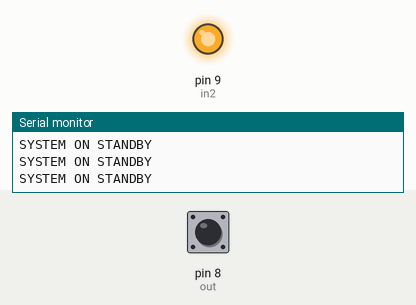
Simulated run of this sketch. Board: Arduino Uno, built with avr-gcc and run on an emulated ATmega328P. Parts: output pins drawn as LEDs (lit = HIGH), the last lines printed to the serial monitor. Dashed ring = blinking. Inputs (shaded band) come from the test bench; at power-on: pin 8 (out) LOW.

Above: at 1.2 s.
1.3 s: pin 8 (out) driven HIGH
At 2.0 s:
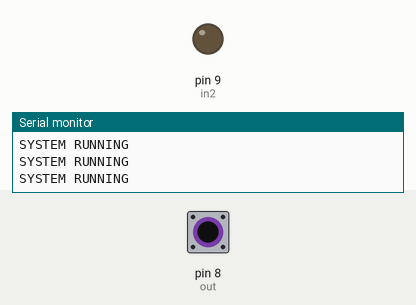
2.8 s: pin 8 (out) driven LOW
At 3.2 s:
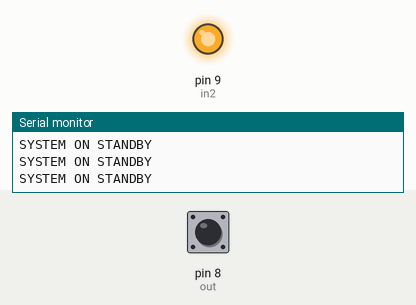
5.8 s: pin 8 (out) pulsed HIGH 2 times (0.12 s each, 0.3 s apart)
At 6.02 s:
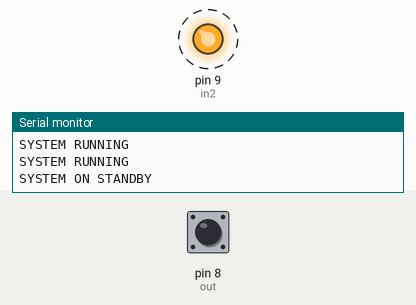
9.4 s: pin 8 (out) pulsed HIGH 2 times (0.12 s each, 0.3 s apart)
At 11.0 s:
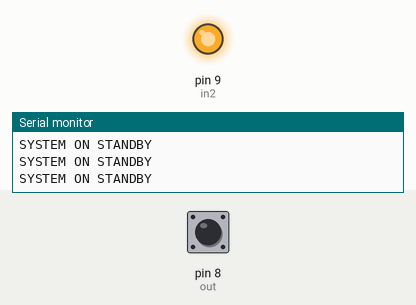
Timing chart, 0 to 12.5 s (numbered marks = the images above; inputs shaded):
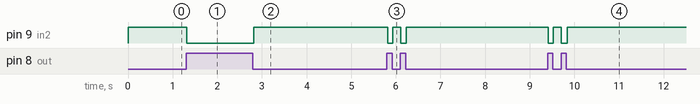

The sketch:

MotionSensorLightingCase.ino
```cpp
#define in2  9
#define out  8
void setup() {
pinMode(in2, OUTPUT);
pinMode(out, INPUT);
Serial.begin(9600);
}
void loop() {

  switch(digitalRead(out)){
    case HIGH:
      digitalWrite(in2, LOW);
      Serial.println("SYSTEM RUNNING");
      break;
    case LOW:
      digitalWrite(in2, HIGH);
      Serial.println("SYSTEM ON STANDBY");
      break;
  }
}
```

Measured:
- after the input at 1.3 s, pin 9 (in2): HIGH → LOW at once
- after the input at 2.8 s, pin 9 (in2): LOW → HIGH at once
- after the input at 5.8 s, pin 9 (in2): alternates HIGH for 0.18 s and LOW for 0.12 s, 4 changes in all, then stays HIGH, starting at once
- after the input at 9.4 s, pin 9 (in2): alternates HIGH for 0.18 s and LOW for 0.12 s, 4 changes in all, then stays HIGH, starting at once
